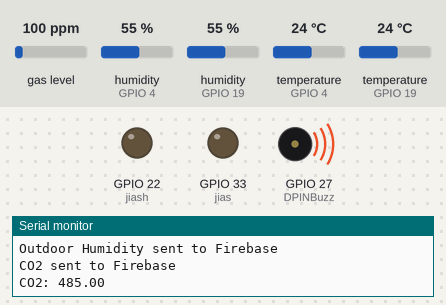
This sketch was run on a simulated ESP32. On the bench: output pins drawn as LEDs (lit = HIGH), buzzer (waves = sounding, pin HIGH), the last lines printed to the serial monitor. The test bench sets the inputs (shaded band); at power-on: gas level 100 ppm, humidity (sensors on GPIO 4, GPIO 19) 55 %, temperature (sensors on GPIO 4, GPIO 19) 24 °C. WiFi joins after 1.5 s; servers stay silent unless stated.

Above: at 2.7 s.
2.8 s: gas level set to 18 ppm
4.3 s: gas level set to 14 ppm
At 5.9 s:
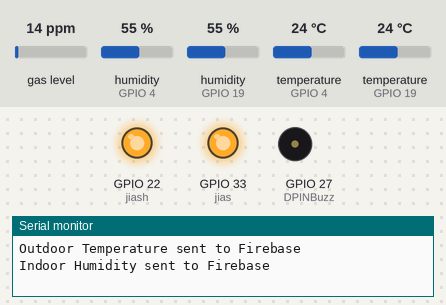
6.8 s: gas level set to 20 ppm
At 8.5 s:
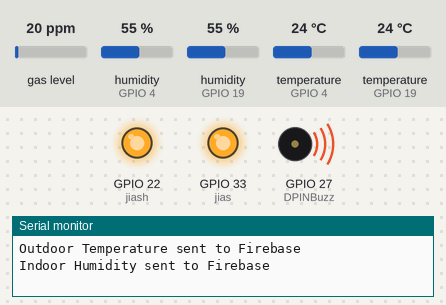
9.4 s: gas level set to 0 ppm
At 11.0 s:
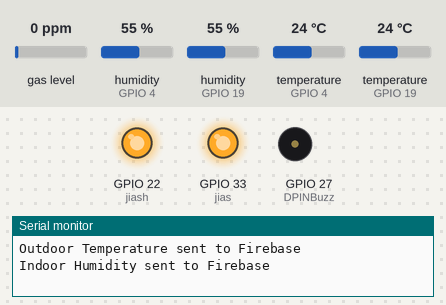
Timing chart, 0 to 12.5 s (numbered marks = the images above; inputs shaded):
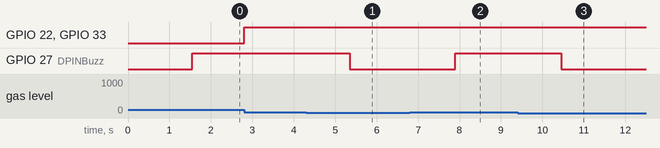

The sketch:

Wastator.ino
```cpp
#include "DHT.h"
#include <WiFi.h>
#include <Firebase_ESP_Client.h>

// Provide the token generation process info.
#include "addons/TokenHelper.h"
// Provide the RTDB payload printing info and other helper functions.
#include "addons/RTDBHelper.h"

// Insert your network credentials
#define WIFI_SSID "OmarElgaar"
#define WIFI_PASSWORD "Password"

// Insert Firebase project API Key
#define API_KEY "API_KEY"

// Define the RTDB URL
#define DATABASE_URL "DATABASE_URL"

FirebaseData fbdo;

FirebaseAuth auth;
FirebaseConfig config;

// Define the DHT sensor pin and type
#define DPIN1 4  // Pin to connect DHT sensor (GPIO number)
#define DTYPE1 DHT11
#define DPIN2 19
#define DPINBuzz 27
#define DTYPE2 DHT11

DHT dht1(DPIN1, DTYPE1);
DHT dht2(DPIN2, DTYPE2);

// MQ
#include <MQUnifiedsensor.h>
#define placa "Arduino UNO"
#define Voltage_Resolution 5
int pin = 32;  // Digital input of your arduino
String type = "MQ-135";
#define ADC_Bit_Resolution 10  // For Arduino UNO/MEGA/NANO
#define RatioMQ135CleanAir 3.6
MQUnifiedsensor MQ135(placa, Voltage_Resolution, ADC_Bit_Resolution, pin, type);
#define jiash 22
#define jias 33

unsigned long sendDataPrevMillis = 0;  // Global variable declaration

void MQ() {
  MQ135.update();  // Update data, the arduino will read the voltage from the digital pin
  MQ135.setA(110.47);
  MQ135.setB(-2.862);  // Configure the equation to calculate CO2 concentration value
  float CO2 = MQ135.readSensor();
  Serial.print("CO2: ");
  Serial.print(CO2 + 385);
  delay(500);  // Sampling frequency
  if (CO2 > 1000) {
    digitalWrite(jiash, LOW);
    digitalWrite(jias, LOW);
  } else {
    digitalWrite(jiash, HIGH);
    digitalWrite(jias, HIGH);
  }
}

void setup() {
  Serial.begin(115200);  // Corrected baud rate
  dht1.begin();
  dht2.begin();
  pinMode(DPINBuzz, OUTPUT);

  WiFi.begin(WIFI_SSID, WIFI_PASSWORD);
  Serial.print("Connecting to Wi-Fi");
  while (WiFi.status() != WL_CONNECTED) {
    Serial.print(".");
    delay(300);
  }
  Serial.println();
  Serial.print("Connected with IP: ");
  Serial.println(WiFi.localIP());
  Serial.println();

  /* Assign the api key (required) */
  config.api_key = API_KEY;

  /* Assign the RTDB URL (required) */
  config.database_url = DATABASE_URL;

  /* Sign up */
  if (Firebase.signUp(&config, &auth, "", "")) {
    Serial.println("Ok");
  } else {
    Serial.printf("%s\n", config.signer.signupError.message.c_str());
  }

  /* Assign the callback function for the long running token generation task */
  config.token_status_callback = tokenStatusCallback;  // see addons/TokenHelper.h

  Firebase.begin(&config, &auth);
  Firebase.reconnectWiFi(true);

  // MQ
  pinMode(jiash, OUTPUT);  // Initialize jiash pin as output
  pinMode(jias, OUTPUT);   // Initialize jias pin as output
  MQ135.setRegressionMethod(1);
  MQ135.init();
  float calcR0 = 0;
  for (int i = 1; i <= 10; i++) {
    MQ135.update();  // Update data, the arduino will read the voltage from the digital pin
    calcR0 += MQ135.calibrate(RatioMQ135CleanAir);
    Serial.print(".");
  }
  MQ135.setR0(calcR0 / 10);

  if (isinf(calcR0)) {
    Serial.println("Warning: Connection issue, R0 is infinite (Open circuit detected) please check your wiring and supply");
    while (1)
      ;
  }
  if (calcR0 == 0) {
    Serial.println("Warning: Connection issue found, R0 is zero (Digital pin issue) please check your wiring and supply");
    while (1)
      ;
  }
}

void loop() {
  float tempIN = dht1.readTemperature(false);
  float humIN = dht1.readHumidity();
  float tempOUT = dht2.readTemperature(false);
  float humOUT = dht2.readHumidity();
  float CO2 = MQ135.readSensor() + 385;  // Read CO2
  Serial.print(CO2);
  if (CO2 > 400) {
    digitalWrite(DPINBuzz, HIGH);
  } else {
    digitalWrite(DPINBuzz, LOW);
  }

  if (Firebase.ready() && (millis() - sendDataPrevMillis > 1000 || sendDataPrevMillis == 0)) {
    sendDataPrevMillis = millis();

    // Write temperature, humidity, and CO2 to Firebase
    if (Firebase.RTDB.setFloat(&fbdo, "esp32/Indoor Temperature", tempIN)) {
      Serial.println("Indoor Temperature sent to Firebase");
    } else {
      Serial.println("Failed to send Indoor Temperature to Firebase");
      Serial.println("REASON: " + fbdo.errorReason());
    }

    if (Firebase.RTDB.setFloat(&fbdo, "esp32/Outdoor Temperature", tempOUT)) {
      Serial.println("Outdoor Temperature sent to Firebase");
    } else {
      Serial.println("Failed to send Outdoor Temperature to Firebase");
      Serial.println("REASON: " + fbdo.errorReason());
    }

    if (Firebase.RTDB.setFloat(&fbdo, "esp32/HumidityIn", humIN)) {
      Serial.println("Indoor Humidity sent to Firebase");
    } else {
      Serial.println("Failed to send Indoor Humidity to Firebase");
      Serial.println("REASON: " + fbdo.errorReason());
    }

    if (Firebase.RTDB.setFloat(&fbdo, "esp32/HumidityOut", humOUT)) {
      Serial.println("Outdoor Humidity sent to Firebase");
    } else {
      Serial.println("Failed to send Outdoor Humidity to Firebase");
      Serial.println("REASON: " + fbdo.errorReason());
    }

    if (Firebase.RTDB.setFloat(&fbdo, "esp32/CO2", CO2)) {
      Serial.println("CO2 sent to Firebase");
    } else {
      Serial.println("Failed to send CO2 to Firebase");
      Serial.println("REASON: " + fbdo.errorReason());
    }
  }
  // MQ
  MQ();
}
```

Measured:
- the behaviour switches between 16 and 15 ppm on gas level (found by bisection; images 0 and 1)
- after the input at 4.3 s, GPIO 27 (DPINBuzz): HIGH → LOW after 1.1 s
- after the input at 6.8 s, GPIO 27 (DPINBuzz): LOW → HIGH after 1.1 s
- after the input at 9.4 s, GPIO 27 (DPINBuzz): HIGH → LOW after 1.1 s
